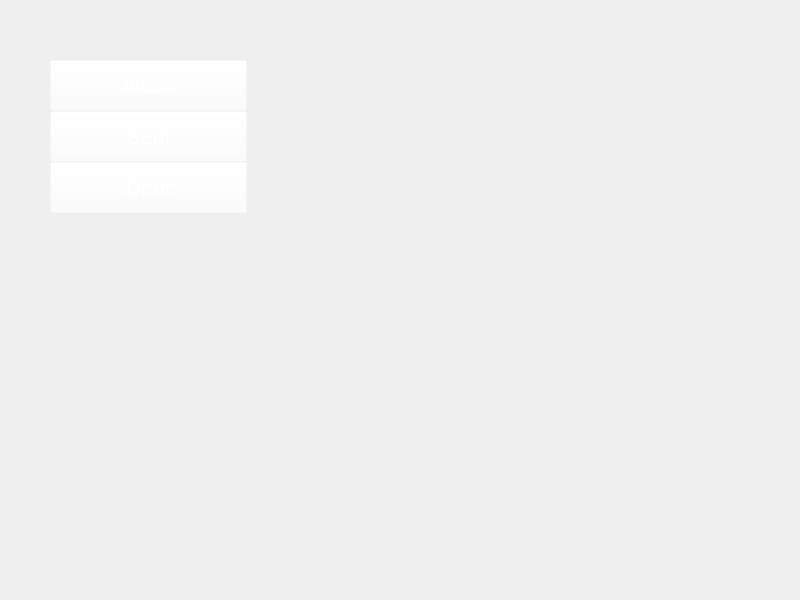
<?xml version="1.0" encoding="UTF-8"?>
<ui version="4.0">
 <class>Form</class>
 <widget class="QWidget" name="Form">
  <property name="geometry">
   <rect>
    <x>0</x>
    <y>0</y>
    <width>800</width>
    <height>600</height>
   </rect>
  </property>
  <property name="windowTitle">
   <string>Form</string>
  </property>
  <widget class="QPushButton" name="pushButton">
   <property name="geometry">
    <rect>
     <x>50</x>
     <y>60</y>
     <width>197</width>
     <height>51</height>
    </rect>
   </property>
   <property name="styleSheet">
    <string notr="true">background-color:rgba(255,255,255,0);color:white;font-size:16pt</string>
   </property>
   <property name="text">
    <string>Inbox</string>
   </property>
   <property name="icon">
    <iconset>
     <normaloff>in.png</normaloff>in.png</iconset>
   </property>
   <property name="iconSize">
    <size>
     <width>17</width>
     <height>17</height>
    </size>
   </property>
  </widget>
  <widget class="QPushButton" name="pushButton_2">
   <property name="geometry">
    <rect>
     <x>50</x>
     <y>111</y>
     <width>197</width>
     <height>51</height>
    </rect>
   </property>
   <property name="styleSheet">
    <string notr="true">background-color:rgba(255,255,255,0);color:white;font-size:16pt</string>
   </property>
   <property name="text">
    <string>Sent</string>
   </property>
   <property name="icon">
    <iconset>
     <normaloff>sent.png</normaloff>sent.png</iconset>
   </property>
   <property name="iconSize">
    <size>
     <width>25</width>
     <height>25</height>
    </size>
   </property>
  </widget>
  <widget class="QPushButton" name="pushButton_3">
   <property name="geometry">
    <rect>
     <x>50</x>
     <y>162</y>
     <width>197</width>
     <height>51</height>
    </rect>
   </property>
   <property name="styleSheet">
    <string notr="true">background-color:rgba(255,255,255,0);color:white;font-size:16pt</string>
   </property>
   <property name="text">
    <string>Draft</string>
   </property>
   <property name="icon">
    <iconset>
     <normaloff>sent.png</normaloff>sent.png</iconset>
   </property>
   <property name="iconSize">
    <size>
     <width>25</width>
     <height>25</height>
    </size>
   </property>
  </widget>
  <widget class="QScrollArea" name="scrollArea">
   <property name="geometry">
    <rect>
     <x>240</x>
     <y>60</y>
     <width>561</width>
     <height>541</height>
    </rect>
   </property>
   <property name="styleSheet">
    <string notr="true">background-color:rgba(255,255,255,0);</string>
   </property>
   <property name="widgetResizable">
    <bool>true</bool>
   </property>
   <widget class="QWidget" name="scrollAreaWidgetContents">
    <property name="geometry">
     <rect>
      <x>0</x>
      <y>0</y>
      <width>559</width>
      <height>539</height>
     </rect>
    </property>
    <widget class="QWidget" name="verticalLayoutWidget">
     <property name="geometry">
      <rect>
       <x>0</x>
       <y>0</y>
       <width>561</width>
       <height>80</height>
      </rect>
     </property>
     <layout class="QVBoxLayout" name="mails"/>
    </widget>
   </widget>
  </widget>
 </widget>
 <resources/>
 <connections/>
</ui>
